Frame 1 (no input): blank canvas, image omitted
Frame 60 (no input): blank canvas, image omitted
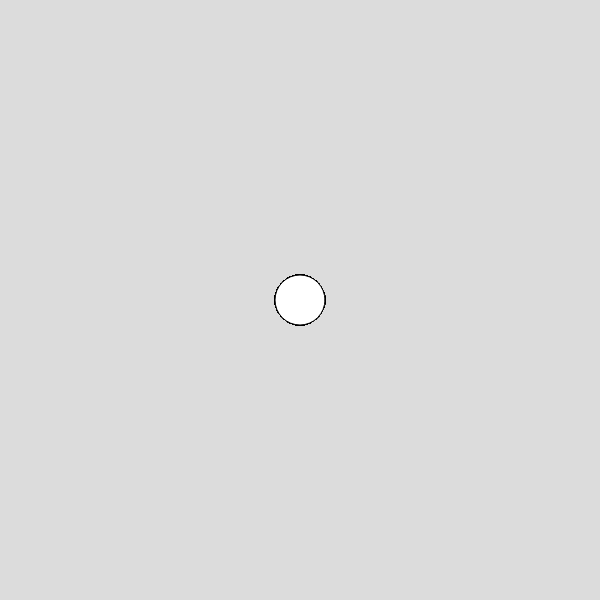
Frame 120 (the mouse pressed at the canvas centre since frame 60)

The p5.js sketch whose frames 1 and 60 were blank and that drew this single picture after the mouse press (run headless with seeded random() and noise() and a simulated clock; from frame 60 on, the mouse is pressed at the canvas centre):

// p5.js sketch
// ── sketch.js
function setup() {
  createCanvas(600, 600);
  background(220);
}

function draw() {
  if(mouseIsPressed == true){
    if(mouseButton == LEFT){
      ellipse(mouseX,mouseY,50,50);
    }
    else if(mouseButton == RIGHT){
      rect(mouseX,mouseY,50,50);
    }
  }
}
